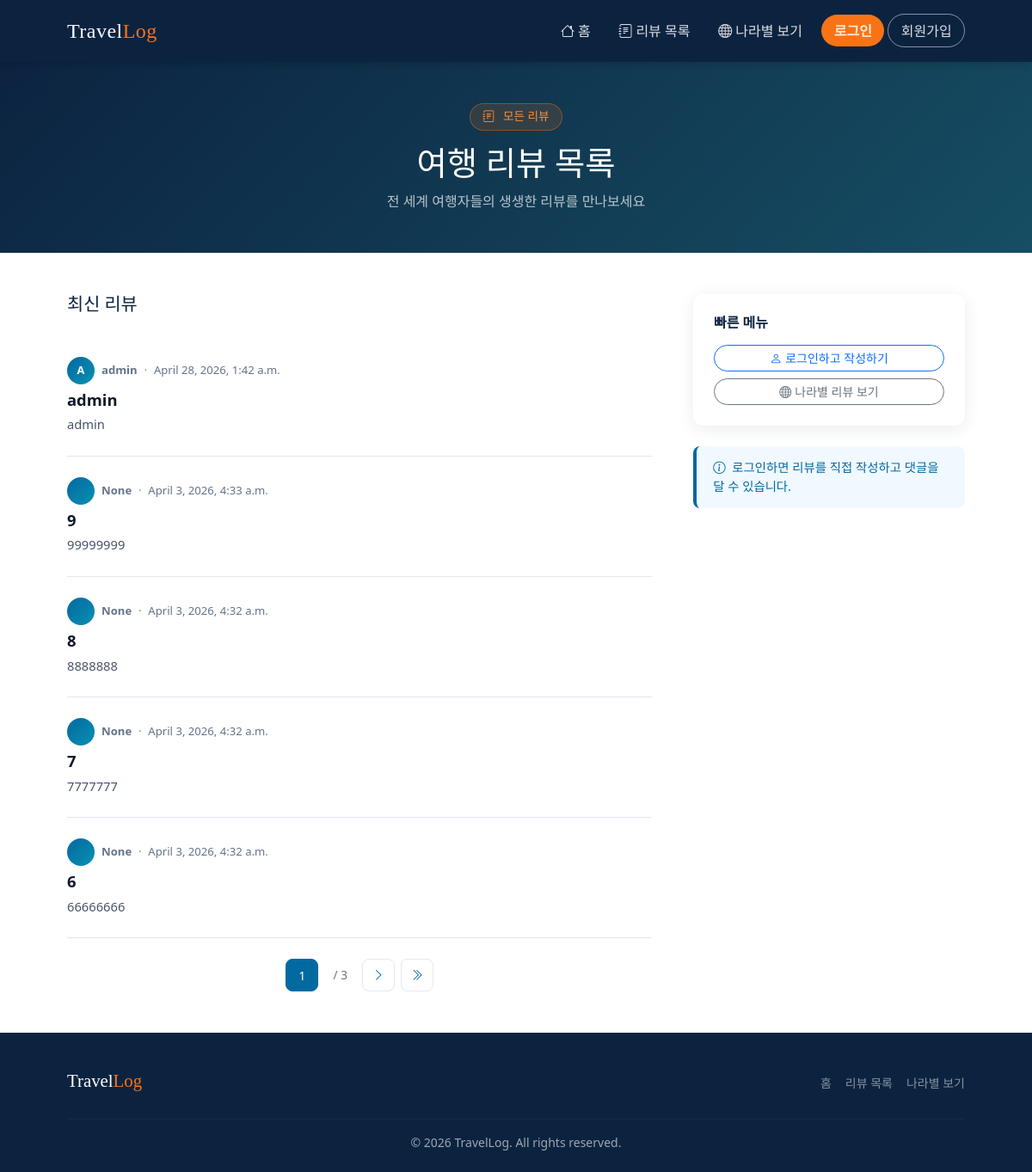
The app's page /reviewHome/blog_list/, older data.
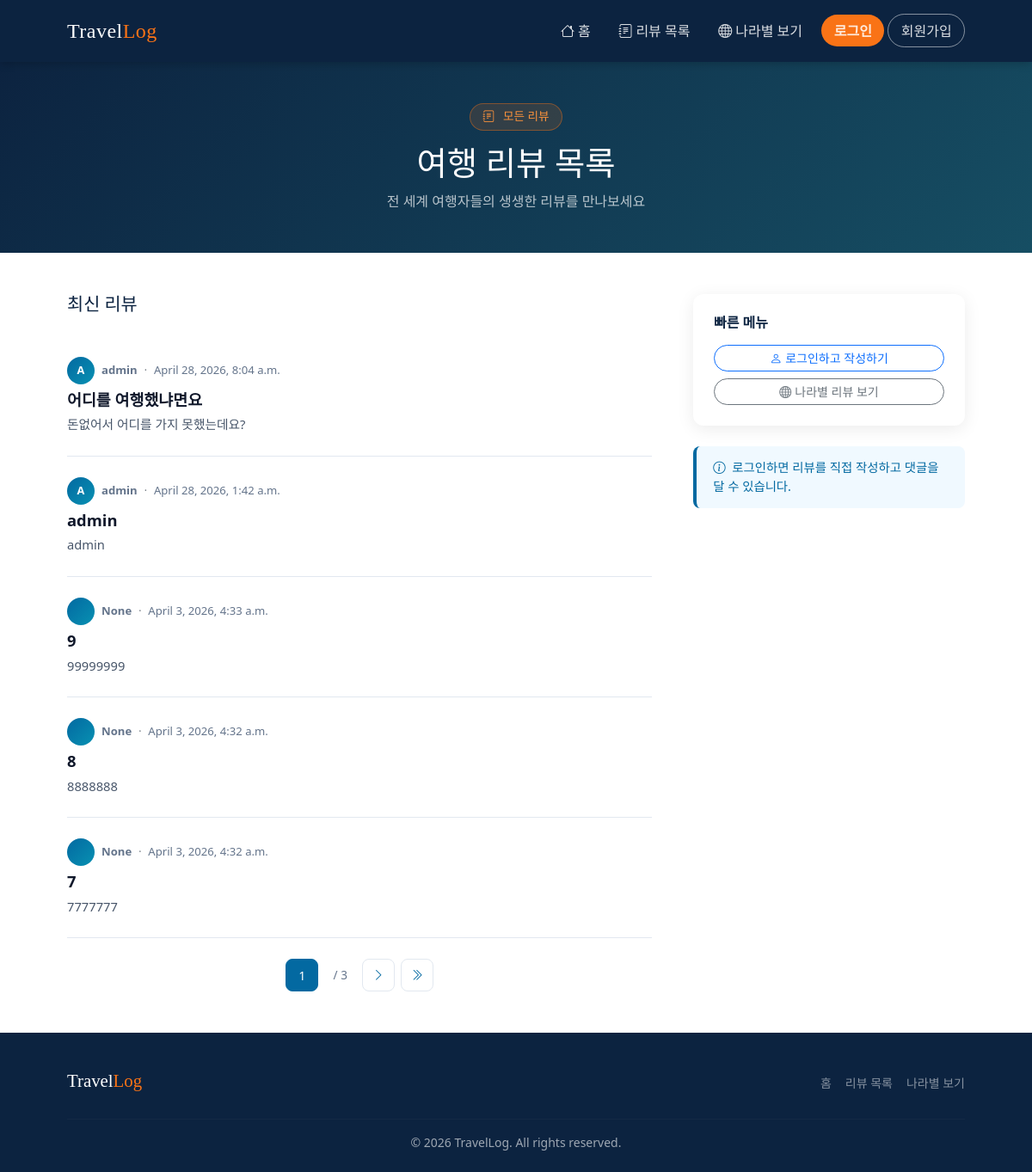
The same page, newer data.
### travel/models.py (models this page shows, shortened)
class Review(models.Model):
    title = models.CharField(verbose_name="제목", max_length=128)
    body = models.TextField(verbose_name="내용", default="")
    created_at = models.DateTimeField(verbose_name="작성일", auto_now_add=True)
    photo = models.ImageField(verbose_name="이미지", blank=True, null=True, upload_to='blog_photo')
    author = models.ForeignKey(User, on_delete=models.CASCADE, null=True)

### reviewHome/views.py (the view)
# urls.py: path("blog_list/", views.blog_list, name="blog_list"),
def blog_list(request):
    review = Review.objects.all().order_by('-created_at')
    my_paginator = Paginator(review, 5)
    page_num = request.GET.get('page')
    review = my_paginator.get_page(page_num)
    return render(request, "blog_list.html", {"review" : review})

### reviewHome/templates/blog_list.html (shortened to what this page needs)
{% load static %}
<!DOCTYPE html>
<html lang="ko">
<head>
  <link href="https://cdn.jsdelivr.net/npm/bootstrap-icons@1.5.0/font/bootstrap-icons.css" rel="stylesheet" />
  <link href="{% static 'css/styles.css' %}" rel="stylesheet" />
</head>
<body class="d-flex flex-column h-100">
<main class="flex-shrink-0">
  <nav class="navbar navbar-expand-lg travel-nav">
    <div class="container px-5">
      <a class="navbar-brand" href="{% url 'home' %}">Travel<span>Log</span></a>
      <div class="collapse navbar-collapse" id="navbarMain">
        <ul class="navbar-nav ms-auto mb-2 mb-lg-0 align-items-lg-center gap-1">
          <li class="nav-item"><a class="nav-link" href="{% url 'home' %}"><i class="bi bi-house me-1"></i>홈</a></li>
          <li class="nav-item"><a class="nav-link" href="{% url 'blog_list' %}"><i class="bi bi-journal-text me-1"></i>리뷰 목록</a></li>
          <li class="nav-item"><a class="nav-link" href="{% url 'country' %}"><i class="bi bi-globe me-1"></i>나라별 보기</a></li>
          {% if user.is_authenticated %}
          <li class="nav-item"><a class="nav-link" href="{% url 'create' %}"><i class="bi bi-pencil-square me-1"></i>리뷰 작성</a></li>
          <li class="nav-item ms-1">
            <a class="nav-link nav-btn-signup" href="{% url 'accounts:logout' %}"><i class="bi bi-box-arrow-right me-1"></i>로그아웃</a>
          </li>
          {% else %}
          <li class="nav-item ms-1">
            <a class="nav-link nav-btn-login" href="{% url 'accounts:login' %}">로그인</a>
          </li>
          <li class="nav-item">
            <a class="nav-link nav-btn-signup" href="{% url 'accounts:signup' %}">회원가입</a>
          </li>
          {% endif %}
        </ul>
      </div>
    </div>
  </nav>
  <header class="page-header">
    <div class="container px-5">
      <div class="text-center">
        <div class="travel-hero-badge d-inline-flex mb-3"><i class="bi bi-journal-text me-1"></i>모든 리뷰</div>
        <h1>여행 리뷰 목록</h1>
        <p class="mb-0">전 세계 여행자들의 생생한 리뷰를 만나보세요</p>
      </div>
    </div>
  </header>
  <section class="py-5">
    <div class="container px-5">
      <div class="row gx-5">
        <div class="col-lg-8">
          <div class="d-flex justify-content-between align-items-center mb-4">
            <h2 class="section-title mb-0" style="font-size:1.3rem;">최신 리뷰</h2>
          </div>
          {% for review in review %}
          <div class="review-list-item">
            <div class="d-flex align-items-center gap-2 mb-1">
              <div class="comment-avatar" style="width:32px;height:32px;font-size:0.8rem;">
                {{ review.author.username|first|upper }}
              </div>
              <span class="review-meta fw-semibold">{{ review.author }}</span>
              <span class="text-muted" style="font-size:0.75rem;">·</span>
              <span class="review-meta">{{ review.created_at }}</span>
            </div>
            <a class="review-title d-block mt-1" href="{% url 'blog_detail' review.id %}">
              {{ review.title }}
            </a>
            <p class="review-body-preview mt-1 mb-0">{{ review.body }}</p>
          </div>
          {% endfor %}
          {% if review.has_previous or review.has_next %}
          <div class="pagination-travel mt-4">
            <span class="current-page">{{ review.number }}</span>
            <span style="border:none;color:var(--travel-muted);font-size:0.85rem;">/ {{ review.paginator.num_pages }}</span>
            {% if review.has_next %}
            <a href="?page={{ review.next_page_number }}" title="다음"><i class="bi bi-chevron-right"></i></a>
            <a href="?page={{ review.paginator.num_pages }}" title="마지막"><i class="bi bi-chevron-double-right"></i></a>
            {% endif %}
          </div>
          {% endif %}
        </div>
        <div class="col-lg-4 mt-5 mt-lg-0">
          <div class="form-card mb-4" style="padding:1.5rem;">
            <h6 class="fw-bold mb-3" style="color:var(--travel-dark);">빠른 메뉴</h6>
            <div class="d-grid gap-2">
              {% if user.is_authenticated %}
              <a href="{% url 'create' %}" class="btn btn-sm btn-outline-primary rounded-pill">
                <i class="bi bi-pencil-square me-1"></i>새 리뷰 작성
              </a>
              {% else %}
              <a href="{% url 'accounts:login' %}" class="btn btn-sm btn-outline-primary rounded-pill">
                <i class="bi bi-person me-1"></i>로그인하고 작성하기
              </a>
              {% endif %}
              <a href="{% url 'country' %}" class="btn btn-sm btn-outline-secondary rounded-pill">
                <i class="bi bi-globe me-1"></i>나라별 리뷰 보기
              </a>
            </div>
          </div>
          {% if not user.is_authenticated %}
          <div class="travel-notice">
            <i class="bi bi-info-circle me-1"></i>
            로그인하면 리뷰를 직접 작성하고 댓글을 달 수 있습니다.
          </div>
          {% endif %}
        </div>
      </div>
    </div>
  </section>
</main>
<footer class="travel-footer mt-auto">
  <div class="container px-5">
    <div class="d-flex justify-content-between align-items-center flex-wrap gap-2">
      <div class="footer-brand">Travel<span>Log</span></div>
      <div class="d-flex gap-3 small">
        <a href="{% url 'home' %}">홈</a>
        <a href="{% url 'blog_list' %}">리뷰 목록</a>
        <a href="{% url 'country' %}">나라별 보기</a>
      </div>
    </div>
    <hr class="footer-divider">
    <div class="small text-center">© 2026 TravelLog. All rights reserved.</div>
  </div>
</footer>
</body>
</html>

Row changes from the older to the newer data that the page shows:
no longer on this page (row unchanged): Review: author "None", created_at "April 3, 2026, 4:32 a.m.", title "6", body "66666666"
added Review: author.username|first "A", author "admin", created_at "April 28, 2026, 8:04 a.m.", title "어디를 여행했냐면요", body "돈없어서 어디를 가지 못했는데요?"
